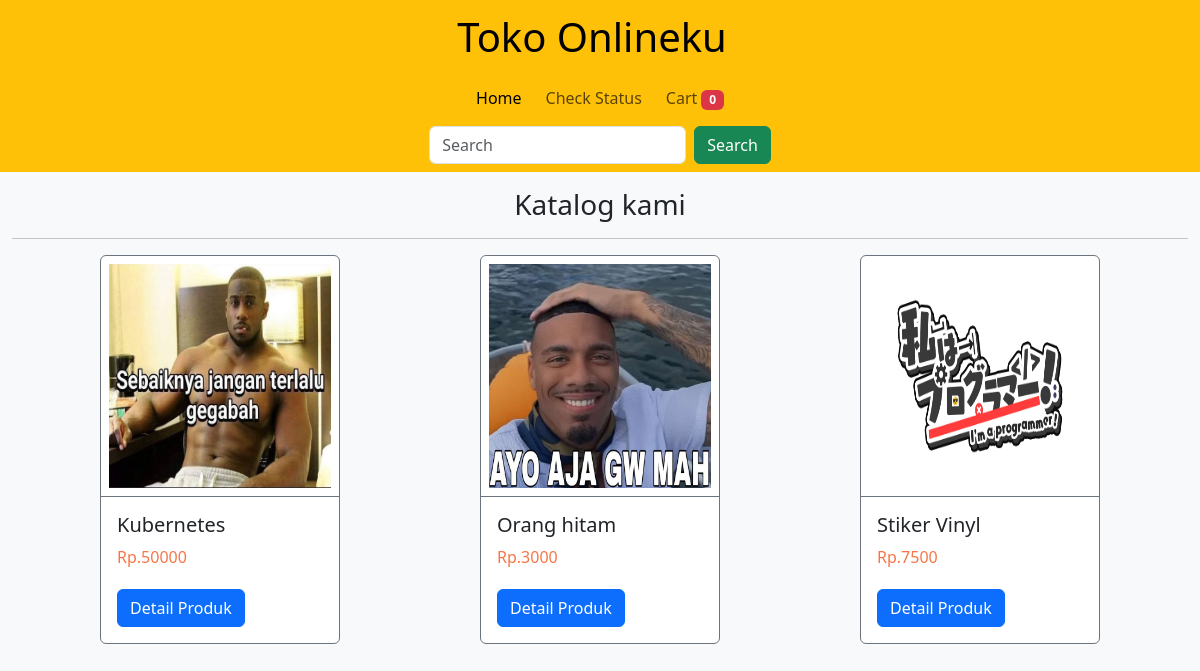
The page / on the database its author committed.
### tables this page shows
CREATE TABLE `tb_produk` (
  `id_produk` int(11) NOT NULL,
  `nama_produk` varchar(30) NOT NULL,
  `harga_produk` int(10) NOT NULL,
  `deskripsi_produk` varchar(50) NOT NULL,
  `gambar_produk` varchar(100) NOT NULL
);

### index.php (the view)
<?php
include('header.php');
$query = mysqli_query($config, "SELECT * FROM tb_produk");
$data = mysqli_fetch_all($query, MYSQLI_ASSOC);
?>
<body class="bg-light">
    <div class="container-fluid">
        <div class="text-center mt-3">
            <h3>Katalog kami</h3>
            <hr>
        </div>
        <div class="container">
            <div class="row justify-content-center">
            <?php foreach ($data as $data) : ?>
                <div class="col-md-4 d-flex justify-content-center mb-4">
                    <div class="card border-secondary border" style="width: 15rem;">
                        <img src="./assets/uploads/<?php echo $data['gambar_produk'] ?>" class="card-img-top p-2" alt="...">
                        <div class="card-body border-top border-secondary">
                            <h5 class="card-title"><?php echo $data['nama_produk']?></h5>
                            <p class="card-text harga">Rp.<?php echo $data['harga_produk']?></p>
                            <a href="./product.php?id=<?php echo $data['id_produk'] ?>" class="btn btn-primary text-decoration-none mt-1">Detail Produk</a>
                        </div>
                    </div>
                </div>
                <?php endforeach; ?>
            </div>
        </div>
    </div>
</body>

### rows shown on the page
tb_produk: gambar_produk (picture), nama_produk "Kubernetes", harga_produk "50000"
tb_produk: gambar_produk (picture), nama_produk "Orang hitam", harga_produk "3000"
tb_produk: gambar_produk (picture), nama_produk "Stiker Vinyl", harga_produk "7500"
